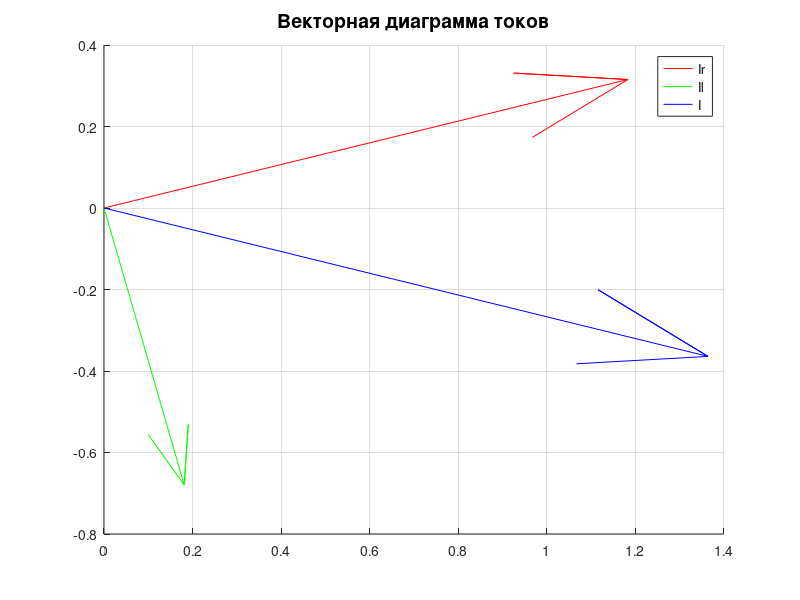
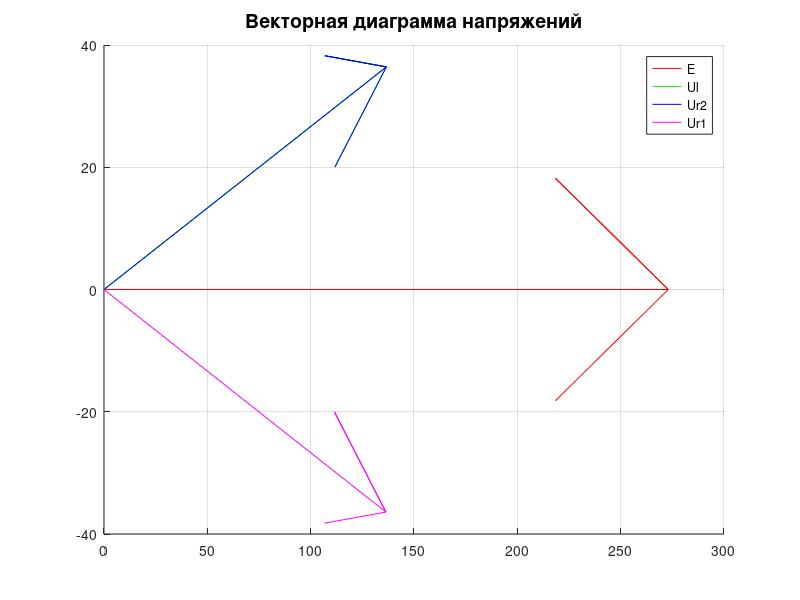
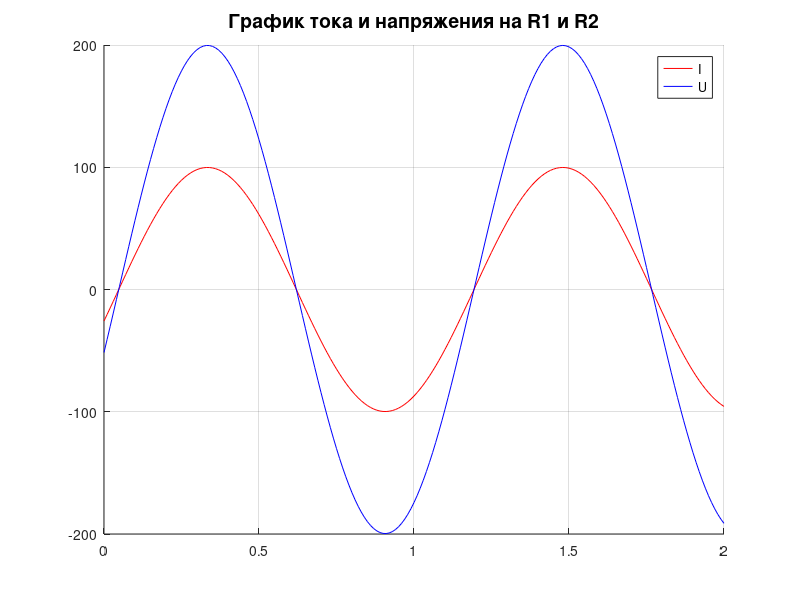
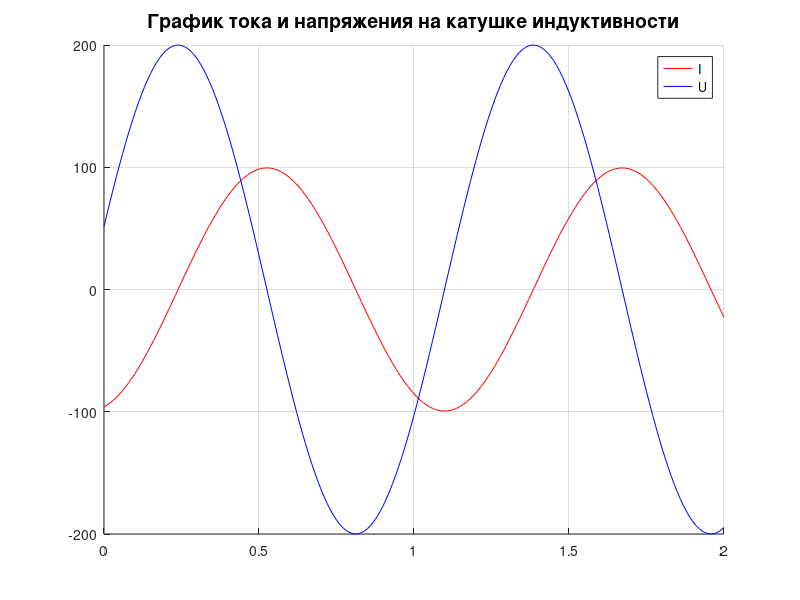

These charts were generated, in order, by the following MATLAB code:
#Входные данные
E = 273.014;
f = 50;
w = 2 * pi * f;
T = 1 / f;
R1 = 100;
R2 = 115.5;
L = 640e-3;

#Расчет сопротивлений
Xl = complex(0, w * L);
Zrl = (R2 * Xl) / (R2 + Xl);
Z = Zrl + R1;

#Расчет токов и напряжений
I = E / Z;
Ur1 = I * R1;
Ur2 = E - Ur1;
Ir = Ur2 / (R2);
Ul = E - Ur1;
Il = Ul / (Xl);

disp('Расчет токов и напряжений')
printf('Значения тока на R1:\n\tI_comp = %s\n\tI_rms = %d\n', num2str(I), abs(I));
printf('Значение тока на R2:\n\tI_comp = %s\n\tI_rms = %d\n', num2str(Ir), abs(Ir));
printf('Значение тока на L:\n\tI_comp = %s\n\tI_rms = %d\n', num2str(Il), abs(Il));
printf('Значение напряжения на R1:\n\tU_comp = %s\n\tU_rms = %d\n', num2str(Ur1), abs(Ur1));
printf('Значение напряжения на R2:\n\tU_comp = %s\n\tU_rms = %d\n', num2str(Ur2), abs(Ur2));
printf('Значение напряжения на L:\n\tU_comp = %s\n\tU_rms = %d\n', num2str(Ul), abs(Ul));

#Расчет мощностьей
P_source = E * I;
P_source_a = real(P_source);
P_source_r = imag(P_source);

P_consumer = Ul*Il + Ur2 * Ir + Ur1 * I;
P_consumer_a = real(P_consumer);
P_consumer_r = imag(P_consumer);

disp('Расчет мощностей')
printf('Мощность источника:\n\tW_compl = %s\n\tW_active = %d\n\tW_reactive = %d\n',
 num2str(P_source), P_source_a, P_source_r); 
printf('Мощность потребителей:\n\tW_comp = %s\n\tW_active = %d\n\tW_reactive = %d\n',
num2str(P_consumer), P_source_a, P_source_r);

figure
hold on, grid on
compass(Ir, 'r')
compass(Il, 'g')
compass(I, 'b')
title('Векторная диаграмма токов', 'fontsize', 14)
legend('Ir', 'Il', 'I')

figure
hold on, grid on
compass(E, 'r')
compass(Ul, 'g')
compass(Ur2, 'b')
compass(Ur1, 'm')
title('Векторная диаграмма напряжений', 'fontsize', 14)
legend('E', 'Ul', 'Ur2', 'Ur1')

t = 0 : 0.01 : 2;

figure
title('График тока и напряжения на R1 и R2', 'fontsize', 14)
hold on, grid on

It_R1 = abs(I) * sqrt(2) * sind(w * t + rad2deg(angle(I)));
Ut_R1 = abs(Ur1) * sqrt(2) * sind(w * t + rad2deg(angle(Ur1)));

plot(t, It_R1 * 50, 'r')
plot(t, Ut_R1, 'b')
legend('I', 'U')


figure
title('График тока и напряжения на катушке индуктивности', 'fontsize', 14)
hold on, grid on

It_L = abs(Il) * sqrt(2) * sind(w * t + rad2deg(angle(Il)));
Ut_L = abs(Ul) * sqrt(2) * sind(w * t + rad2deg(angle(Ul)));

plot(t, It_L * 100, 'r')
plot(t, Ut_L, 'b')
legend('I', 'U')

figure
hold on, grid on
title('График Q, P, S', 'fontsize', 14)
Ut = E * sqrt(2) * sind(w * t);
S = Ut .* It_R1;
P = S * cosd(rad2deg(angle(I)));
Q = S * sind(rad2deg(angle(I)));

plot(t, Q)
plot(t, P)
plot(t, S)
legend('Q', 'P', 'S')
